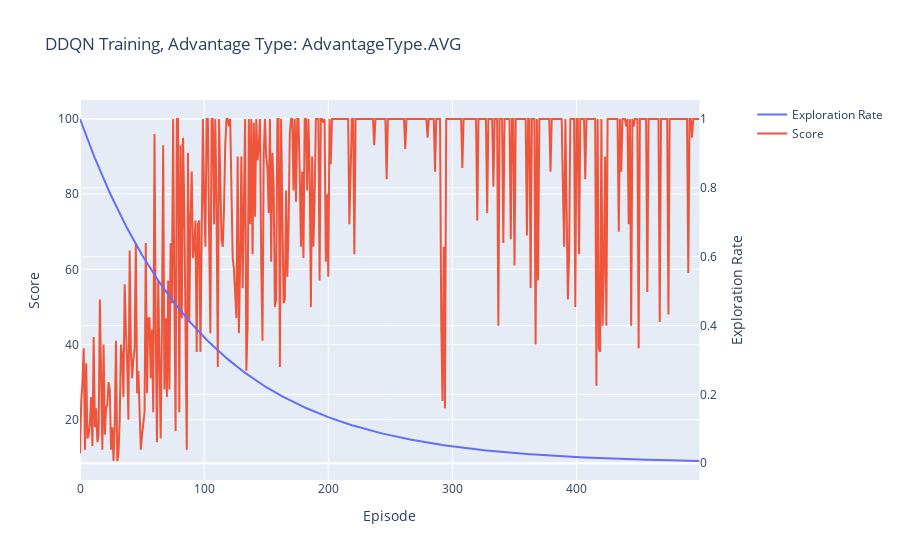
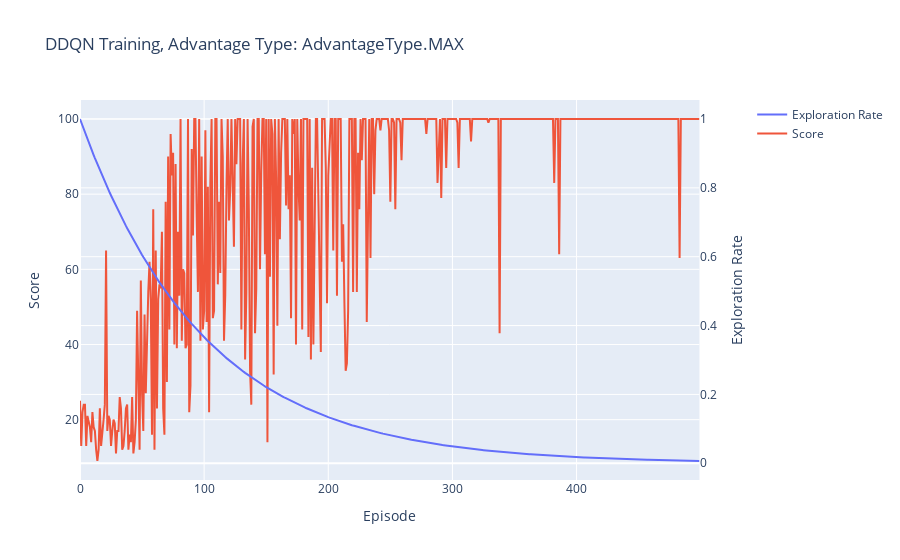
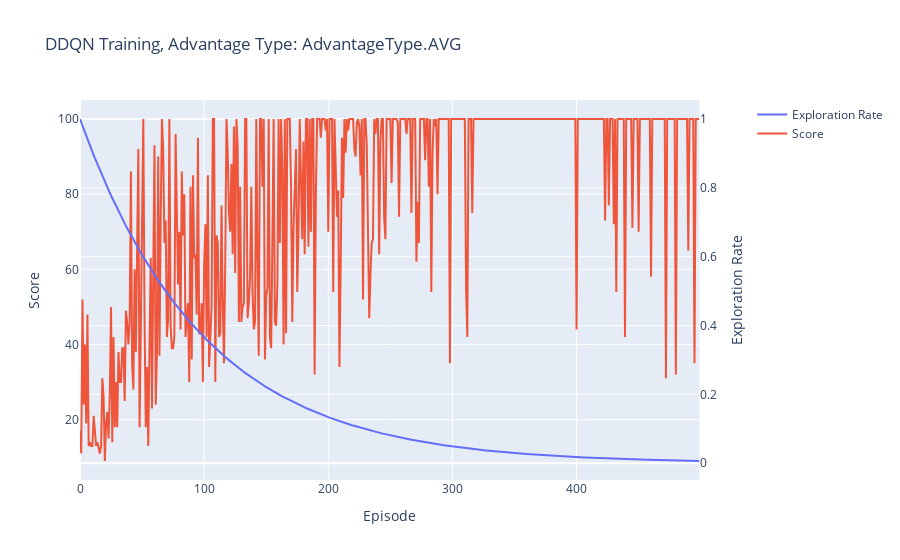
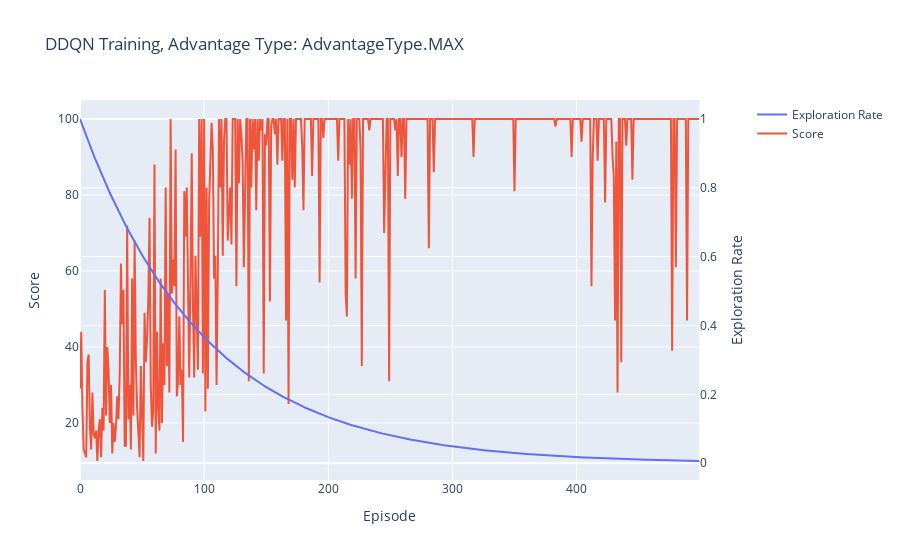

These figures' notebook cell, in order:
### Markdown cell above
Lastly, because Q Learning can not learn stochastic policies, we need to incentivize the network to explore during training or else we will not learn a good value function. We do this by adding noise to the action selection during training, and reducing it over time. This is called epsilon greedy exploration. We will start with an epsilon of 1, meaning we will always take a random action, and decay it to 0 exponentially over the course of training. You want to pick a discount factor which converges to 0 just before the end of training usually.

### Code cell
import gym
from continuing_education.lib.experiments import ExperimentManager
import plotly.graph_objects as go
from plotly.subplots import make_subplots
from continuing_education.value_based_methods.dqn.dqn import exploration_rate_line

if __name__ == "__main__":
    LR = 1e-3
    GAMMA = 0.99999  # Cartpole benefits from a high gamma because the longer the pole is up, the higher the reward
    HIDDEN_SIZES = [16, 16]
    ADVANTAGE_HIDDEN_SIZES = [16]
    VALUE_HIDDEN_SIZES = [16]
    NUM_EPISODES = 500
    MAX_T = 100
    BATCH_SIZE = 64
    MAX_MEMORY = 10000
    EXPLORE_RATE_DECAY = 0.99
    # Do this a few times to prove consistency
    last_10_percent_mean = []

    for _ in range(3):
        for adv_type in [AdvantageType.AVG, AdvantageType.MAX]:
            env = gym.make("CartPole-v1")
            value_network = DuelingQLearningModel(
                state_size=OBSERVATION_SPACE_SHAPE[0],
                action_size=ACTION_SPACE_SIZE,
                hidden_sizes=HIDDEN_SIZES,
                advantage_hidden_sizes=ADVANTAGE_HIDDEN_SIZES,
                value_hidden_sizes=VALUE_HIDDEN_SIZES,
                adv_type=adv_type,
            ).to(DEVICE)
            optimizer = optim.Adam(value_network.parameters(), lr=LR)
            scores = dqn_train(
                env=env,
                value_network=value_network,
                optimizer=optimizer,
                gamma=GAMMA,
                num_episodes=NUM_EPISODES,
                max_t=MAX_T,
                memory=ActionReplayMemory(MAX_MEMORY),
                batch_size=BATCH_SIZE,
                exploration_rate_decay=EXPLORE_RATE_DECAY,
            )
            # Calculate the mean of the last 10 % of the scores
            last_10_percent_mean.append(
                sum(scores[int(NUM_EPISODES * 0.9) :]) / (NUM_EPISODES * 0.1)
            )
            _exploration_rate_line = exploration_rate_line(
                explore_rate_decay=EXPLORE_RATE_DECAY,
                start_value=1.0,
                num_episodes=NUM_EPISODES,
            )
            fig = make_subplots(specs=[[{"secondary_y": True}]])
            fig.add_trace(
                go.Scatter(
                    x=[i for i in range(NUM_EPISODES)],
                    y=_exploration_rate_line,
                    name="Exploration Rate",
                    mode="lines",
                ),
                secondary_y=True,
            )
            fig.add_trace(
                go.Scatter(
                    x=[i for i in range(NUM_EPISODES)],
                    y=scores,
                    name="Score",
                    mode="lines",
                ),
                secondary_y=False,
            )
            fig.update_layout(title=f"DDQN Training, Advantage Type: {adv_type}")
            fig.update_xaxes(title_text="Episode")
            fig.update_yaxes(title_text="Exploration Rate", secondary_y=True)
            fig.update_yaxes(title_text="Score", secondary_y=False)
            fig.show()
    ExperimentManager(
        name="DDQN",
        description="Main Results",
        primary_metric="last_10_percent_mean",
        file=__this_file,
    ).commit(metrics={"last_10_percent_mean": last_10_percent_mean})

### Figure 1 — Plotly figure (JSON) as saved in the notebook; plotly's stock layout.template omitted (floating-point values rounded to 4 significant figures; data arrays with more than 128 entries replaced by an {"elided": "..."} marker saying what was removed)
{"data": [{"mode": "lines", "name": "Exploration Rate", "type": "scatter", "x": {"elided": "500 int values"}, "xaxis": "x", "y": {"elided": "500 float values"}, "yaxis": "y2"}, {"mode": "lines", "name": "Score", "type": "scatter", "x": {"elided": "500 int values"}, "xaxis": "x", "y": {"elided": "500 int values"}, "yaxis": "y"}], "layout": {"title": {"text": "DDQN Training, Advantage Type: AdvantageType.AVG"}, "xaxis": {"anchor": "y", "domain": [0, 0.94], "title": {"text": "Episode"}}, "yaxis": {"anchor": "x", "domain": [0, 1], "title": {"text": "Score"}}, "yaxis2": {"anchor": "x", "overlaying": "y", "side": "right", "title": {"text": "Exploration Rate"}}}}

### Figure 2 — Plotly figure (JSON) as saved in the notebook; plotly's stock layout.template omitted (floating-point values rounded to 4 significant figures; data arrays with more than 128 entries replaced by an {"elided": "..."} marker saying what was removed)
{"data": [{"mode": "lines", "name": "Exploration Rate", "type": "scatter", "x": {"elided": "500 int values"}, "xaxis": "x", "y": {"elided": "500 float values"}, "yaxis": "y2"}, {"mode": "lines", "name": "Score", "type": "scatter", "x": {"elided": "500 int values"}, "xaxis": "x", "y": {"elided": "500 int values"}, "yaxis": "y"}], "layout": {"title": {"text": "DDQN Training, Advantage Type: AdvantageType.MAX"}, "xaxis": {"anchor": "y", "domain": [0, 0.94], "title": {"text": "Episode"}}, "yaxis": {"anchor": "x", "domain": [0, 1], "title": {"text": "Score"}}, "yaxis2": {"anchor": "x", "overlaying": "y", "side": "right", "title": {"text": "Exploration Rate"}}}}

### Figure 3 — Plotly figure (JSON) as saved in the notebook; plotly's stock layout.template omitted (floating-point values rounded to 4 significant figures; data arrays with more than 128 entries replaced by an {"elided": "..."} marker saying what was removed)
{"data": [{"mode": "lines", "name": "Exploration Rate", "type": "scatter", "x": {"elided": "500 int values"}, "xaxis": "x", "y": {"elided": "500 float values"}, "yaxis": "y2"}, {"mode": "lines", "name": "Score", "type": "scatter", "x": {"elided": "500 int values"}, "xaxis": "x", "y": {"elided": "500 int values"}, "yaxis": "y"}], "layout": {"title": {"text": "DDQN Training, Advantage Type: AdvantageType.AVG"}, "xaxis": {"anchor": "y", "domain": [0, 0.94], "title": {"text": "Episode"}}, "yaxis": {"anchor": "x", "domain": [0, 1], "title": {"text": "Score"}}, "yaxis2": {"anchor": "x", "overlaying": "y", "side": "right", "title": {"text": "Exploration Rate"}}}}

### Figure 4 — Plotly figure (JSON) as saved in the notebook; plotly's stock layout.template omitted (floating-point values rounded to 4 significant figures; data arrays with more than 128 entries replaced by an {"elided": "..."} marker saying what was removed)
{"data": [{"mode": "lines", "name": "Exploration Rate", "type": "scatter", "x": {"elided": "500 int values"}, "xaxis": "x", "y": {"elided": "500 float values"}, "yaxis": "y2"}, {"mode": "lines", "name": "Score", "type": "scatter", "x": {"elided": "500 int values"}, "xaxis": "x", "y": {"elided": "500 int values"}, "yaxis": "y"}], "layout": {"title": {"text": "DDQN Training, Advantage Type: AdvantageType.MAX"}, "xaxis": {"anchor": "y", "domain": [0, 0.94], "title": {"text": "Episode"}}, "yaxis": {"anchor": "x", "domain": [0, 1], "title": {"text": "Score"}}, "yaxis2": {"anchor": "x", "overlaying": "y", "side": "right", "title": {"text": "Exploration Rate"}}}}
